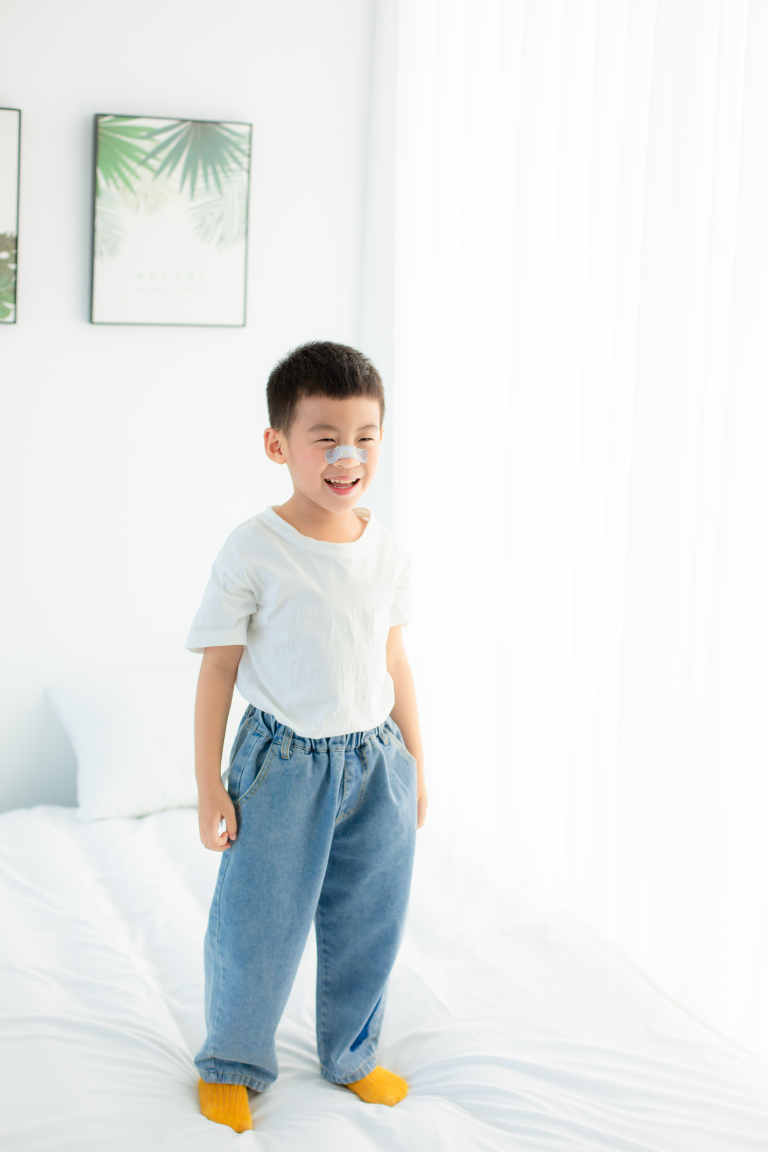
#> input picture esp32/ink-display-wifi-epd/8Z5A4170.jpg, 3840 x 5760 px, found by its file name (shown at 1/5 size)
$ python convert_img4.py
#> lines starting #> are read from the running program, lines starting #| are printed output that depends on the picture
import sys
from PIL import Image, ImageOps

def generate_epd_header(image_path, output_path):
    img = Image.open(image_path).convert('RGB')
#> img is the input picture: PIL image 3840x5760 RGB; mean R, G, B 229.6, 232.3, 231.8

    # 裁剪并缩放，保持比例，防止图像被拉伸变形
    img = ImageOps.fit(img, (480, 800), Image.Resampling.LANCZOS)
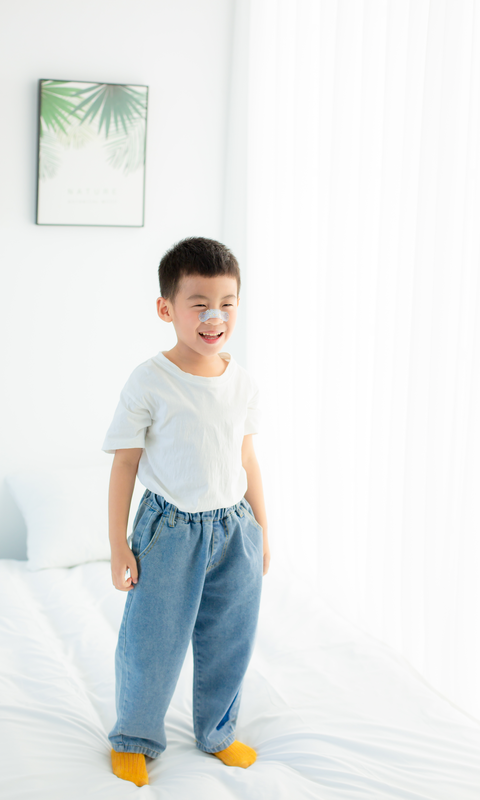
#> img: PIL image 480x800 RGB; mean R, G, B 228.4, 231.2, 230.8

    # [6 lines of commented-out code are left out]
    pal_img = Image.new("P", (1, 1))
    palette = [
        255, 255, 255,  # 0: White
        255, 255, 0,    # 1: Yellow
        255, 0, 0,      # 2: Red
        0, 0, 0,        # 3: Black
    ]
    # 填充剩余的调色板
    palette.extend([0, 0, 0] * 252)
    pal_img.putpalette(palette)

    # 转换图像并应用抖动算法 (Floyd-Steinberg)
    img_dithered = img.quantize(palette=pal_img, dither=Image.Dither.FLOYDSTEINBERG)
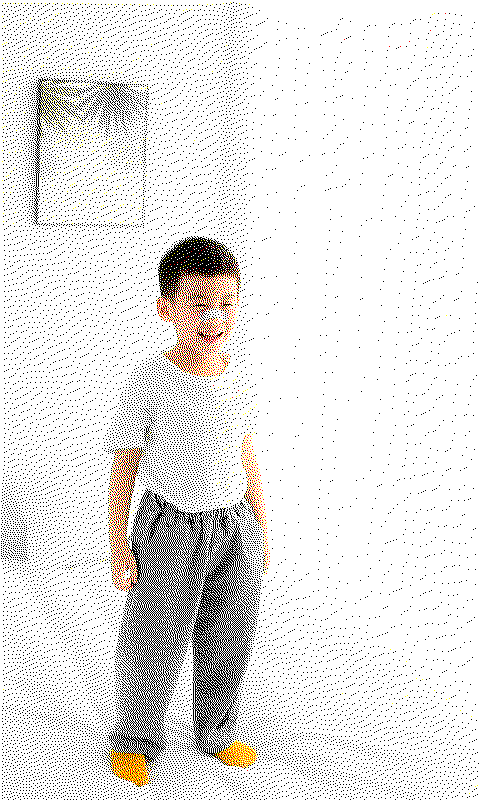
#> img_dithered: PIL image 480x800 P; mean R, G, B 231.8, 230.3, 228.5

    # 获取像素数据
    pixels = list(img_dithered.getdata())
#> pixels = 384000 items
    width, height = img_dithered.size
#> width = 480; height = 800

    out_data = bytearray(96000)

    for y in range(height):
        for x in range(width):
            # 此时 pixels 里面直接就是调色板的索引 (0, 1, 2, 3)
            best_c = pixels[y * width + x]

            byte_idx = (x // 4) + y * (width // 4)
            bit_shift = 6 - (x % 4) * 2
            out_data[byte_idx] |= (best_c << bit_shift)

    with open(output_path, 'w') as f:
        f.write('#ifndef _AP_BG_H_\n#define _AP_BG_H_\n')
        f.write('const unsigned char ap_bg_data[96000] = {\n')
        for i in range(0, 96000, 16):
            chunk = out_data[i:i+16]
            f.write('    ' + ', '.join(f'0x{b:02x}' for b in chunk) + ',\n')
        f.write('};\n#endif\n')

generate_epd_header('/home/andy/tech_tools/InkTime/esp32/ink-display-wifi-epd/8Z5A4170.jpg', '/home/andy/tech_tools/InkTime/esp32/ink-display-wifi-epd/ap_bg.h')
print("Image converted successfully using Pillow quantize!")
